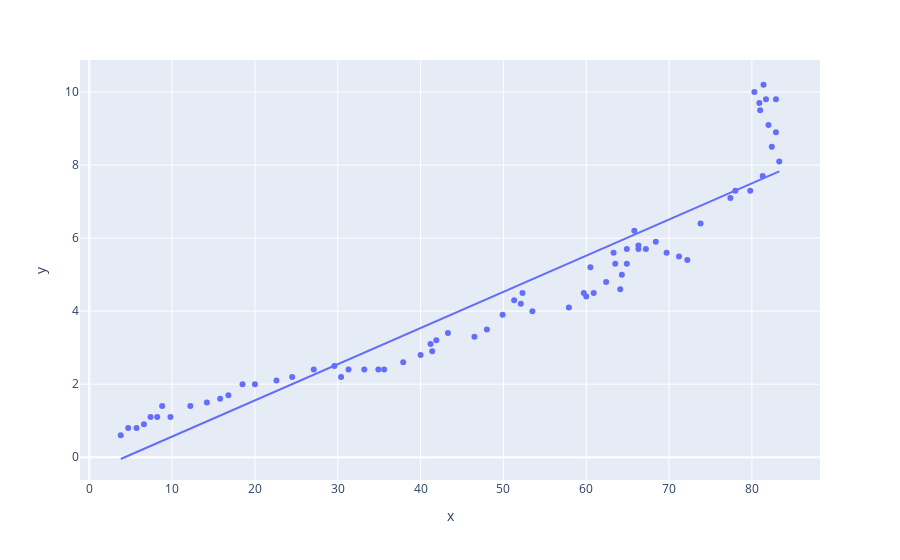

This figure's notebook cell:
### Code cell
fig = px.scatter(x=df_filtered['Big data tools MA10'], y=df_filtered['Big data platforms MA10'],trendline="ols")
fig.show()
